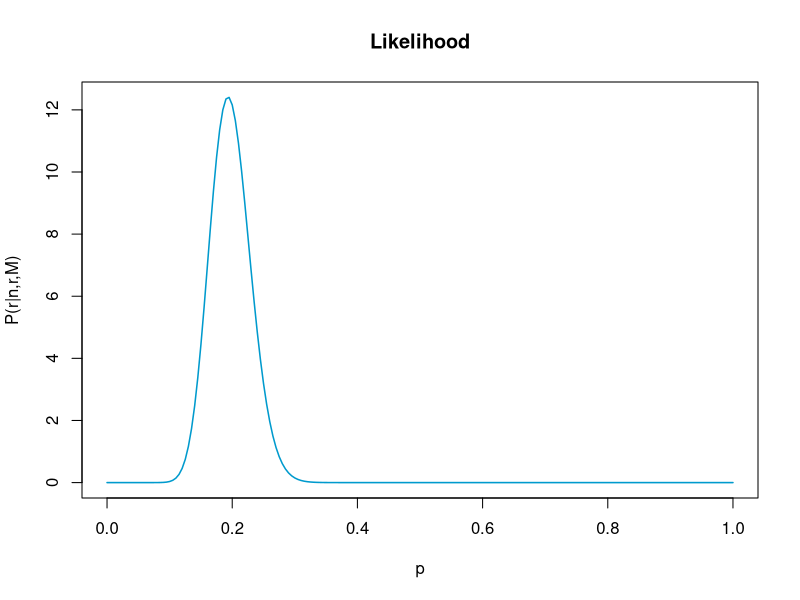
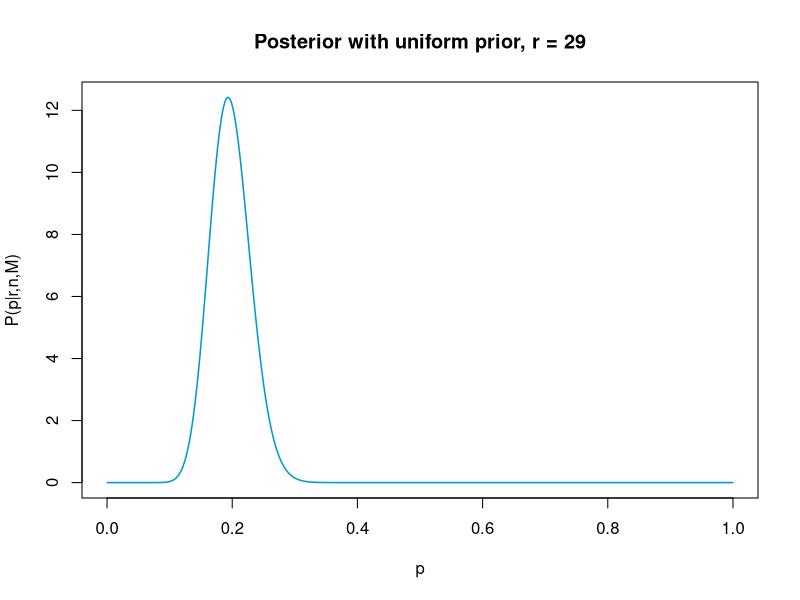
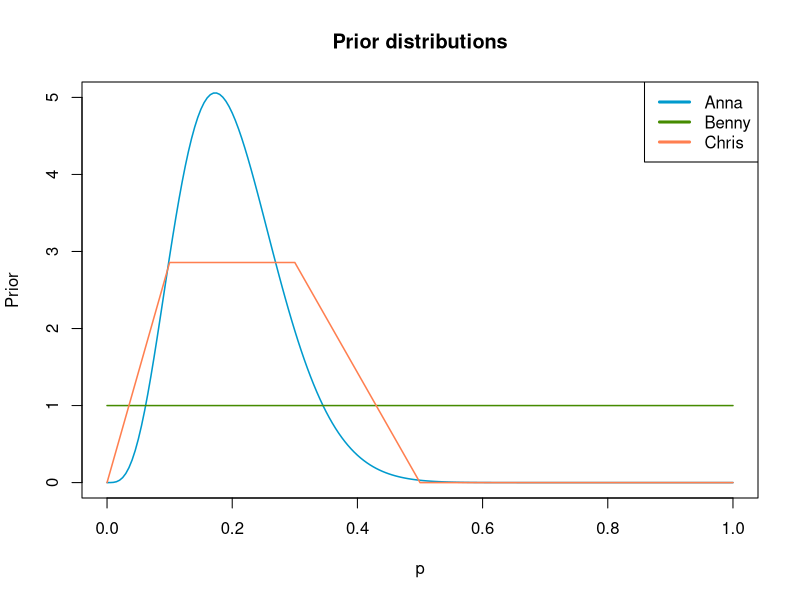
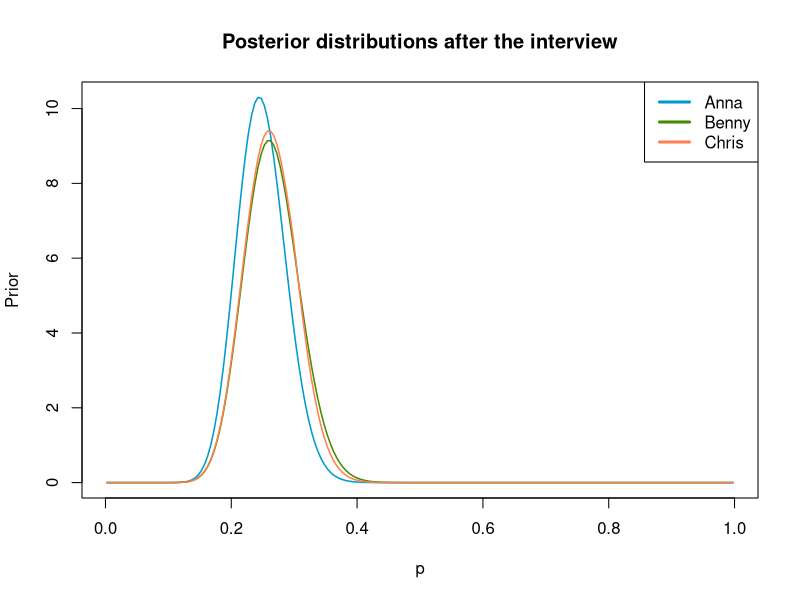
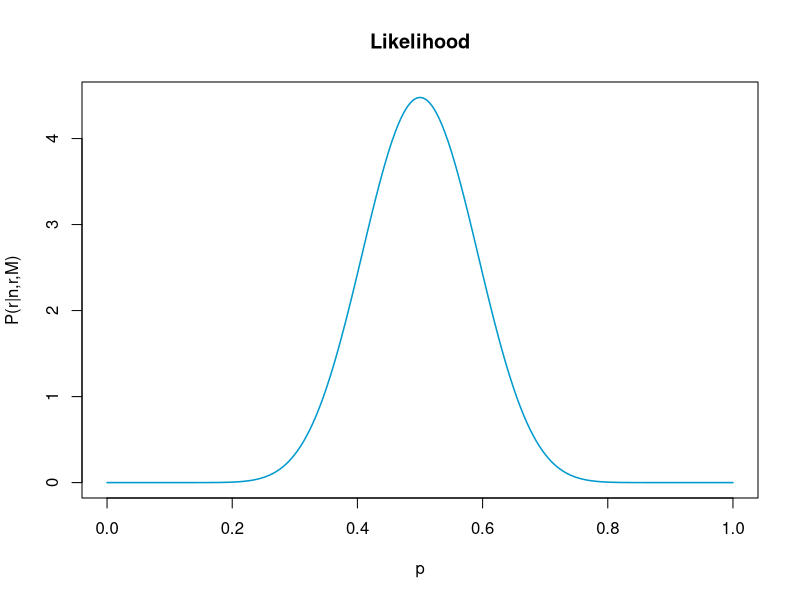
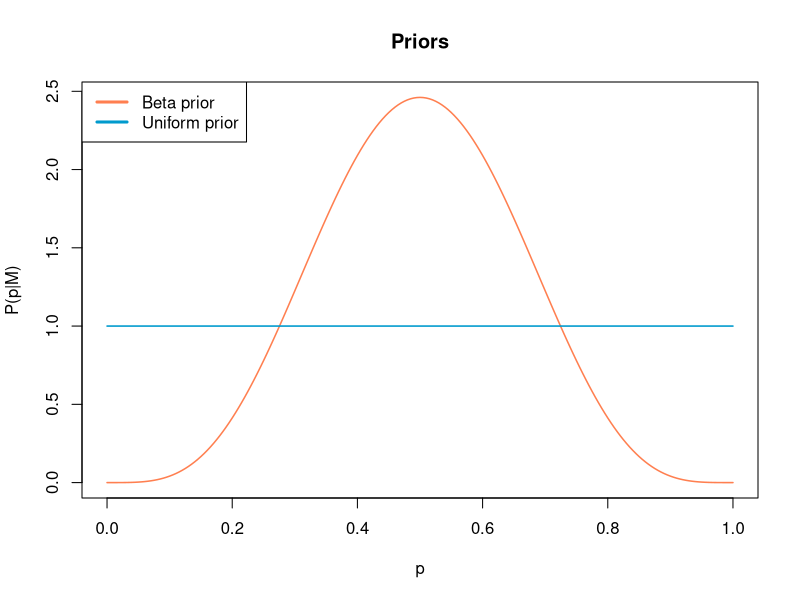
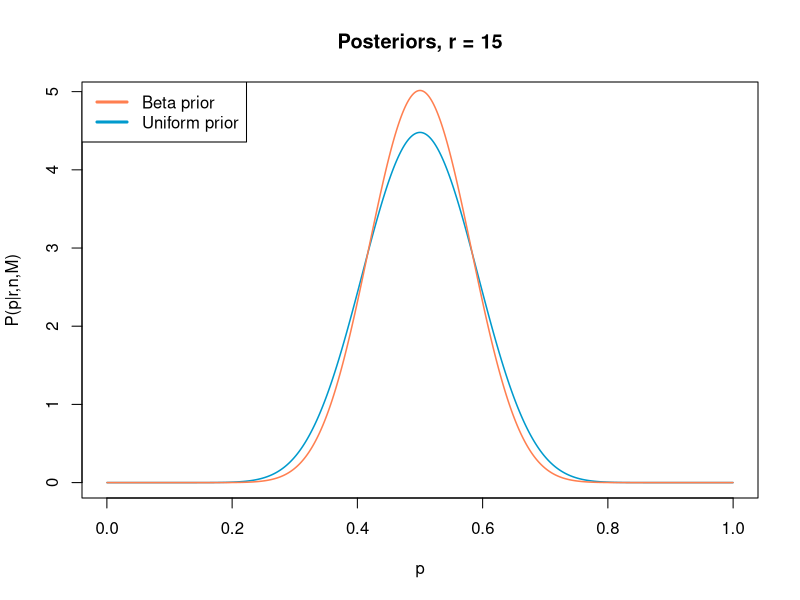
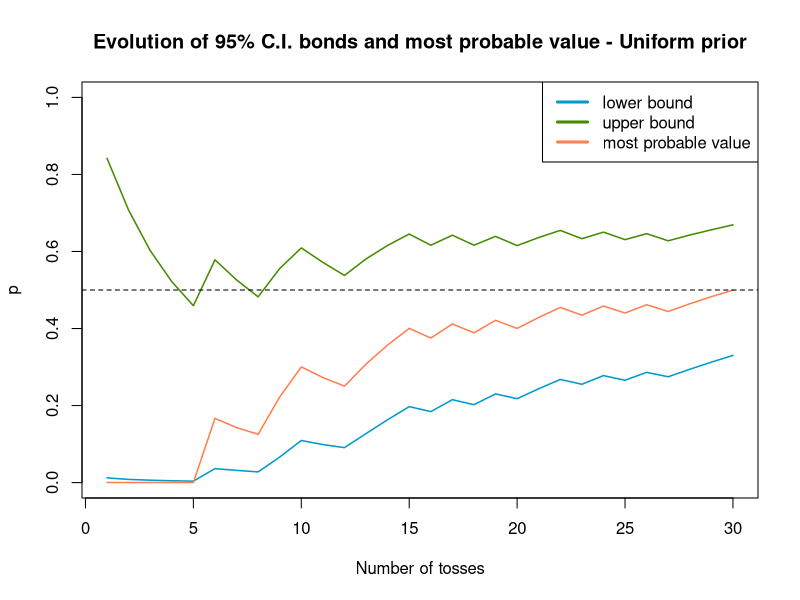

Source code (R) for these figures, in order:
## ---- chunk 1
knitr::opts_chunk$set(echo = TRUE)
## ---- chunk 2
n <- 150
r <- 29
p <- seq(0, 1, length.out = 201) 
likelihood <- function(p) {
  return(dbinom(x=r, size=n, prob=p))
}
likelihood1 <- integrate(likelihood,0,1)$value
L <- likelihood(p)/likelihood1
plot(p, L, 
     col = "deepskyblue3", 
     lwd = 1.5,
     type = "l", 
     xlab = "p", 
     ylab = "P(r|n,r,M)",
     main = "Likelihood")

n.sample <- 2000 # number of intervals in which we divide [0,1] 
delta.p <- 1/n.sample # sub-intervals length
p <- seq(from=1/(2*n.sample), by=1/n.sample, length.out=n.sample)

post.star <- dbinom(x=r, size=n, prob=p) 
post.norm <- post.star/(delta.p*sum(post.star)) 

plot(p, post.norm, 
     type = "l", 
     lwd = 1.5, 
     col = "deepskyblue3", 
     xlim = c(0,1), 
     xlab = "p", 
     ylab = "P(p|r,n,M)",
     main = paste("Posterior with uniform prior, r =", r)) 
## ---- chunk 3
p <- seq(0, 1, length.out=201) 
alpha.p <- 4.8
beta.p <- 19.2
anna.prior <- function(p, alpha = alpha.p, beta = beta.p) {
  return(dbeta(p, alpha, beta))
}

benny.prior <- dunif(p)

chris.prior <- function(p){ # normalized
  prior.v <- ifelse(p >= 0 & p < 0.1, 20*p/0.7, 
                    ifelse(p >= 0.1 & p < 0.3, 2/0.7,
                           ifelse(p >= 0.3 & p < 0.5, (5-10*p)/0.7, 0)))
  return(prior.v)
}

plot(p, anna.prior(p, alpha.p, beta.p),
     ylim = c(0,5),
     lwd=1.5,
     type = "l",
     xlab = "p",
     ylab = "Prior",
     col = "deepskyblue3",
     main = "Prior distributions")

lines(p, benny.prior,
      lwd=1.5,
      type = "l",
      col = "chartreuse4")

lines(p, chris.prior(p), 
      lwd=1.5,
      type = "l",
      col = "coral")

legend("topright", 
       c("Anna", "Benny", "Chris"), 
       lwd = 3, 
       col = c("deepskyblue3", "chartreuse4", "coral"))
## ---- chunk 4
r <- 26
n <- 100
n.sample <- 200 # number of intervals in which we divide [0,1] 
delta.p <- 1/n.sample # sub-intervals length
p <- seq(from=1/(2*n.sample), by=1/n.sample, length.out=n.sample)

alpha <- alpha.p + r 
beta <- beta.p + n - r 
anna.post<- dbeta(p, alpha, beta)

plot(p, anna.post,
     lwd=1.5,
     type = "l",
     xlab = "p",
     ylab = "Prior",
     col = "deepskyblue3",
     main = "Posterior distributions after the interview")

benny.post.star <- dbinom(x=r, size=n, prob=p)
benny.post.norm <- benny.post.star/(delta.p*sum(benny.post.star))

lines(p, benny.post.norm,
      lwd=1.5,
      type = "l",
      col = "chartreuse4")

chris.posterior <- function(p) {
  return(dbinom(r,n,p)*chris.prior(p))
} 
norm <- integrate(chris.posterior, 0, 1)$value 
chris.posterior.norm <- function(p) {
  return(dbinom(r, n, p)*chris.prior(p)/norm)
}

lines(p, chris.posterior.norm(p),
      lwd = 1.5,
      type = "l",
      col = "coral")

legend("topright", 
       c("Anna", "Benny", "Chris"), 
       lwd = 3, 
       col = c("deepskyblue3", "chartreuse4", "coral"))
## ---- chunk 5
cat("Most probable value according to Anna:", p[which.max(anna.post)],"\n")
cat("95% credibility interval according to Anna: [x1, x2] = [", p[which.min(abs(0.025-cumsum(anna.post*delta.p)))], 
    ",", p[which.min(abs(0.975-cumsum(anna.post*delta.p)))], "]", "\n")

cat("Most probable value according to Benny:", p[which.max(benny.post.norm)], "\n")
cat("95% credibility interval according to Benny: [x1, x2] = [", p[which.min(abs(0.025-cumsum(benny.post.norm*delta.p)))], 
    ",", p[which.min(abs(0.975-cumsum(benny.post.norm*delta.p)))], "]", "\n")

cat("Most probable value according to Chris:", p[which.max(chris.posterior.norm(p))], "\n")
cat("95% credibility interval according to Chris: [x1, x2] = [", p[which.min(abs(0.025-cumsum(chris.posterior.norm(p)*delta.p)))], 
    ",", p[which.min(abs(0.975-cumsum(chris.posterior.norm(p)*delta.p)))], "]")
## ---- chunk 6
n <- 30
r <- 15  # heads
p <- seq(0, 1, length.out = 201)
likelihood <- function(p) {
  return(dbinom(x=r, size=n, prob=p))
}
likelihood1 <- integrate(likelihood,0,1)$value
L <- likelihood(p)/likelihood1
plot(p, L, 
     col = "deepskyblue3", 
     lwd = 1.5,
     type = "l", 
     xlab = "p", 
     ylab = "P(r|n,r,M)",
     main = "Likelihood")

flat.prior <- dunif(p)

alpha.p <- 5 # assume a fair coin
beta.p <- 5
beta.prior <- dbeta(p, alpha.p, beta.p)

plot(p, beta.prior,
     col = "coral", 
     type= "l", 
     lty = 1, 
     lwd = 1.5, 
     xlab = "p",
     ylab = "P(p|M)",
     main = "Priors")

lines(p, flat.prior,
     col = "deepskyblue3", 
     type= "l", 
     lty = 1, 
     lwd = 1.5)

legend("topleft", 
       c("Beta prior", "Uniform prior"), 
       lwd = 3, 
       col = c("coral", "deepskyblue3"))

n.sample <- 2000 # number of intervals in which we divide [0,1] 
delta.p <- 1/n.sample # sub-intervals length
p <- seq(from=1/(2*n.sample), by=1/n.sample, length.out=n.sample)
post.star.u <- dbinom(x=r, size=n, prob=p)
post.norm.u <- post.star.u/(delta.p*sum(post.star.u))
plot(p, post.norm.u,
     type = "l", 
     lwd = 1.5, 
     col = "deepskyblue3",
     ylim = c(0, 1.1*max(post.norm.u)),
     xlab = "p", 
     ylab = "P(p|r,n,M)",
     main = paste("Posteriors, r =", r)) 

alpha <- alpha.p + r 
beta <- beta.p + n - r 
post.star.b <- dbeta(p, alpha, beta)
post.norm.b <- post.star.b/(delta.p*sum(post.star.b))
lines(p, post.norm.b,
     type = "l", 
     lwd = 1.5, 
     col = "coral",
     xlab = "p", 
     ylab = "P(p|r,n,M)")

legend("topleft", 
       c("Beta prior", "Uniform prior"), 
       lwd = 3, 
       col = c("coral", "deepskyblue3"))
## ---- chunk 7
cat("Most probable value using an uniform prior:", p[which.max(post.norm.u)],"\n")
cat("95% credibility interval using an uniform prior: [x1, x2] = [", p[which.min(abs(0.025-cumsum(post.norm.u*delta.p)))], 
    ",", p[which.min(abs(0.975-cumsum(post.norm.u*delta.p)))], "]", "\n")

cat("Most probable value using a beta prior:", p[which.max(post.norm.b)], "\n")
cat("95% credibility interval using a beta prior: [x1, x2] = [", p[which.min(abs(0.025-cumsum(post.norm.b*delta.p)))], 
    ",", p[which.min(abs(0.975-cumsum(post.norm.b*delta.p)))], "]", "\n")
## ---- chunk 8
outcomes <- c("T", "T", "T", "T", "T", "H", "T", "T", "H", "H", "T", "T", "H", "H", "H",
              "T", "H", "T", "H", "T", "H", "H", "T", "H", "T", "H", "T", "H", "H", "H")

n.sample <- 2000 # number of intervals in which we divide [0,1] 
delta.p <- 1/n.sample # sub-intervals length
p <- seq(from=1/(2*n.sample), by=1/n.sample, length.out=n.sample)

r <- 0
upper.bond.u <- c()
lower.bond.u <- c()
most.prob.u <- c()
upper.bond.b <- c()
lower.bond.b <- c()
most.prob.b <- c()
s <- 0
plt = FALSE

for(i in 1:30) {
  if(outcomes[i]=="T") {
    s <- 0
  }
  if(outcomes[i]=="H") { 
    r <- r + 1
    s <- 1
  }
  if(i == 1) {
    pst.star.u <- dbinom(x = r, size = i, prob = p)
    pst.norm.u <- pst.star.u/(delta.p*sum(pst.star.u))
    prior.u <- pst.norm.u
    
    pst.norm.b <- dbeta(p, 5 + s, 6 - s)
    prior.b <- pst.norm.b
  }
  else {
    likelihood <- dbinom(s, 1, p)
    pst.star.u <- likelihood*prior.u
    pst.norm.u <- pst.star.u/(delta.p*sum(pst.star.u))
    prior.u <- pst.norm.u
    
    pst.star.b <- likelihood*prior.b
    pst.norm.b <- pst.star.b/(delta.p*sum(pst.star.b))
    prior.b <- pst.norm.b
    
    if(plt == TRUE) {
      plot(p, pst.norm.u, 
           type = "l", 
           lwd = 1.5, 
           col = "deepskyblue3",
           xlab = "p",
           ylab = "P(p|r,n,M)",
           main=paste("Posterior for uniform prior, r =", r, ", n =", i))
      plot(p, pst.norm.b, 
           type = "l", 
           lwd = 1.5, 
           col = "deepskyblue3",
           xlab = "p",
           ylab = "P(p|r,n,M)",
           main=paste("Posterior for beta prior, r =", r, ", n =", i))
    }
  }
  # uniform prior
  x1.u <- p[which.min(abs(0.025-cumsum(pst.norm.u*delta.p)))]
  x2.u <- p[which.min(abs(0.975-cumsum(pst.norm.u*delta.p)))]
  most.prob.u <- c(most.prob.u, p[which.max(pst.norm.u)])
  lower.bond.u <- c(lower.bond.u, x1.u)
  upper.bond.u <- c(upper.bond.u, x2.u)
  #beta prior
  x1.b <- p[which.min(abs(0.025-cumsum(pst.norm.b*delta.p)))]
  x2.b <- p[which.min(abs(0.975-cumsum(pst.norm.b*delta.p)))]
  most.prob.b <- c(most.prob.b, p[which.max(pst.norm.b)])
  lower.bond.b <- c(lower.bond.b, x1.b)
  upper.bond.b <- c(upper.bond.b, x2.b)
}

cat("-- UNIFORM PRIOR \n")
cat("[x1, x2] = [", tail(lower.bond.u, 1), ",", tail(upper.bond.u, 1), "] \n")
cat("Most probable value =", tail(most.prob.u, 1), "\n")
cat("\n")
cat("-- BETA PRIOR \n")
cat("[x1, x2] = [", tail(lower.bond.b, 1), ",", tail(upper.bond.b, 1), "] \n")
cat("Most probable value =", tail(most.prob.b, 1))

plot(seq(1,30), lower.bond.u,
     type = "l", 
     lwd = 1.5, 
     ylim = c(0,1),
     col = "deepskyblue3",
     xlab = "Number of tosses",
     ylab = "p",
     main=paste("Evolution of 95% C.I. bonds and most probable value - Uniform prior"))

lines(seq(1,30), upper.bond.u,
      type = "l",
      lwd = 1.5,
      col = "chartreuse4")

lines(seq(1,30), most.prob.u,
      type = "l",
      lwd = 1.5,
      col = "coral")

legend("topright", 
       c("lower bound", "upper bound", "most probable value"), 
       lwd = 3, 
       col = c("deepskyblue3", "chartreuse4", "coral"))

abline(h = 0.5, lty = 2)

plot(seq(1,30), lower.bond.b,
     type = "l", 
     lwd = 1.5, 
     ylim = c(0,1),
     col = "deepskyblue3",
     xlab = "Number of tosses",
     ylab = "p",
     main=paste("Evolution of 95% C.I. bonds and most probable value - Beta prior"))

lines(seq(1,30), upper.bond.b,
      type = "l",
      lwd = 1.5,
      col = "chartreuse4")

lines(seq(1,30), most.prob.b,
      type = "l",
      lwd = 1.5,
      col = "coral")

legend("topright", 
       c("lower bound", "upper bound", "most probable value"), 
       lwd = 3, 
       col = c("deepskyblue3", "chartreuse4", "coral"))

abline(h = 0.5, lty = 2)
